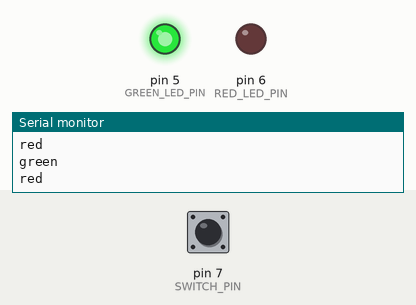
This sketch was run on a simulated Arduino Uno, built with avr-gcc and run on an emulated ATmega328P. On the bench: output pins drawn as LEDs (lit = HIGH), the last lines printed to the serial monitor. The test bench sets the inputs (shaded band); at power-on: pin 7 (SWITCH_PIN) HIGH.

Above: at 3.8 s.
3.9 s: pin 7 (SWITCH_PIN) pulled LOW for 3.2 s
At 7.2 s:
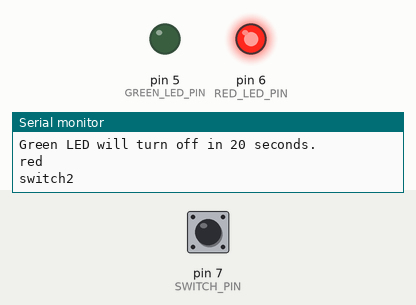
Timing chart, 0 to 18.1 s (numbered marks = the images above; inputs shaded):
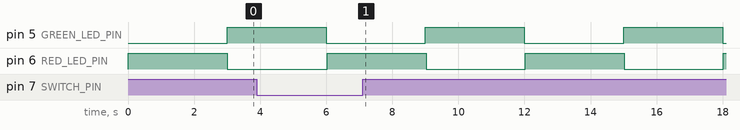

Measured:
- by itself, pin 5 (GREEN_LED_PIN), pin 6 (RED_LED_PIN): alternates HIGH for 3.0 s and LOW for 3.0 s

The sketch:

5.30.1_copy.ino
```cpp
#include <SoftwareSerial.h>

#define GREEN_LED_PIN  5
#define RED_LED_PIN    6
#define SWITCH_PIN     7

//SoftwareSerial bluetooth(10, 11); // 블루투스 모듈 Rx, Tx 핀
int switchPressCount = 0;
bool switchPressed = false;


void setup() {
  pinMode(GREEN_LED_PIN, OUTPUT);
  pinMode(RED_LED_PIN, OUTPUT);
  pinMode(SWITCH_PIN, INPUT_PULLUP);

  Serial.begin(9600);
  //bluetooth.begin(9600);

}

void loop() {
  static unsigned long greenLEDTimer = 0;
  static unsigned long redLEDTimer = 3000;
  static bool greenLEDMessageSent = false; // 초록불 메시지 전송 여부
  //static bool bluetoothConnected = false;

  if (millis() - greenLEDTimer >= 3000) {
    digitalWrite(GREEN_LED_PIN, !digitalRead(GREEN_LED_PIN)); // 초록색 LED 상태 반전
    greenLEDTimer = millis();
    Serial.println("green");

    if (digitalRead(SWITCH_PIN) == LOW) {
      Serial.println("switch2");
      if (!switchPressed) {
        switchPressed = true;
        switchPressCount++;
        if (switchPressCount % 2 == 1) { // 홀수 횟수로 눌림
          Serial.println("Switch is pressed (Odd count)");


    //     if (!bluetoothConnected) {
    //         bluetooth.begin(9600);
    //         delay(500);
    //         bluetooth.println("Pairing successful!");
    //         bluetoothConnected = true;
    //     }
         if (!greenLEDMessageSent) {
             int remainingTime = (20000 - (millis() - greenLEDTimer)) / 1000; // 초록불이 꺼지기까지 남은 시간 계산
             String message = "Green LED will turn off in " + String(remainingTime) + " seconds.";
             Serial.println(message);
             //bluetooth.println(message);
             //greenLEDMessageSent = true; // 메시지 전송 후 플래그 설정
         }
    }
  }}}
  if (millis() - redLEDTimer >= 3000) {
    digitalWrite(RED_LED_PIN, !digitalRead(RED_LED_PIN)); // 빨간색 LED 상태 반전
    redLEDTimer = millis();
    Serial.println("red");
    if (digitalRead(SWITCH_PIN) == LOW) {
        Serial.println("switch2");
        if (!switchPressed) {
        switchPressed = true;
        switchPressCount++;}
        // if (!bluetoothConnected) {
        //     bluetooth.begin(9600);
        //     delay(500);
        //     bluetooth.println("Pairing successful!");
        //     bluetoothConnected = true;
        // }
    }
  }
}
```
